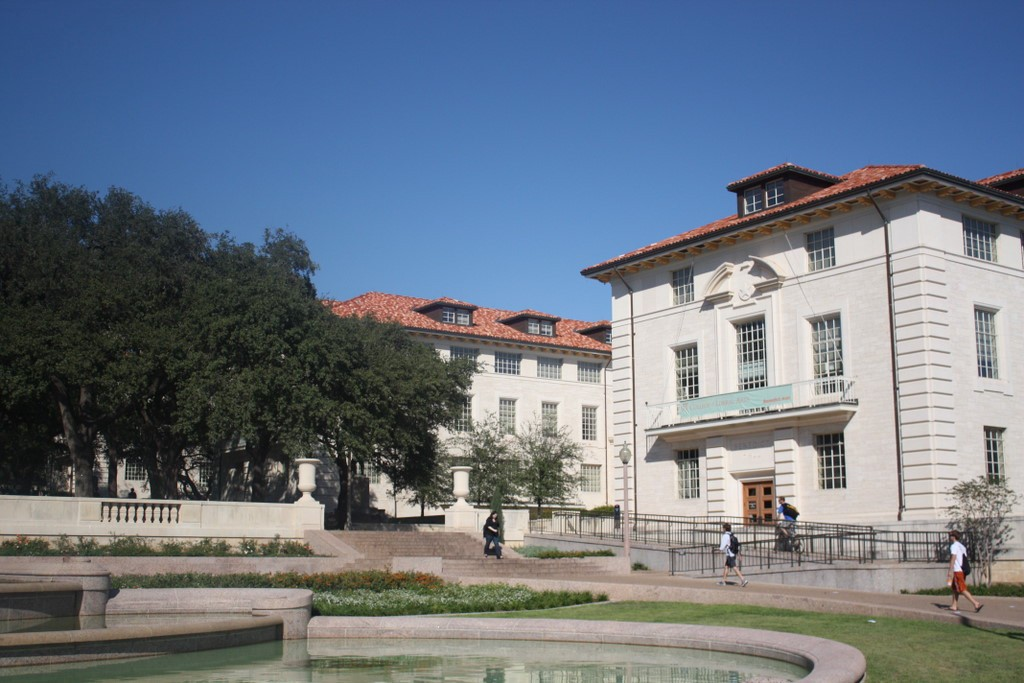
#> input picture foto1A.jpg, 1024 x 683 px; its folder holds 4 pictures in this run
$ jupyter execute --allow-errors 04-edge-feature-detection.ipynb   (shell and % lines are left out)   (older library calls are emulated)
#> lines starting #> are read from the running program, lines starting #| are printed output that depends on the picture; after the words box and inside, x2 and y2 are one past the last pixel; in counts of white or black regions, pixels touching at a corner belong together; long printed decimals are rounded
# Session 04: Edge Detection & Feature Detection

**CVI4IC — Summer Semester 2026**

Topics: Sobel gradients, Canny edge detection, Hough transform, Harris corners, SIFT keypoints, and feature matching.

[cell 1]

import cv2
import numpy as np
import matplotlib.pyplot as plt
from pathlib import Path
import os

[cell 2]

DATASET_ROOT = Path("fruits-360-100x100")
TRAIN_DIR = DATASET_ROOT / "Training"

#> (the rest of this cell did not finish here and is left out)

## 1. Gradient-Based Edge Detection

Edge detection starts with image derivatives. We use Sobel filters to estimate horizontal and vertical gradients.

#> (a cell that did not finish here is left out)

## 2. Canny Edge Detection

Canny combines Gaussian smoothing, gradient estimation, non-maximum suppression, and hysteresis thresholding.

#> (a cell that did not finish here is left out)

## 3. Hough Transform for Line Detection

The Hough transform maps edge pixels from image space into a parameter space and finds lines through voting. We use a Canny edge map as input and then detect line segments with `cv2.HoughLinesP`.

[cell 5]
img = cv2.imread("foto1A.jpg")
#> img is the input picture: shape (683, 1024, 3); mean B, G, R 132.3, 118.7, 107.9
if img is None:
    os.system('curl -L --fail --silent --show-error -o "foto1A.jpg" "https://www.ic.unicamp.br/~helio/imagens_registro/foto1A.jpg"')
    img = cv2.imread("foto1A.jpg")

gray = cv2.cvtColor(img, cv2.COLOR_BGR2GRAY)
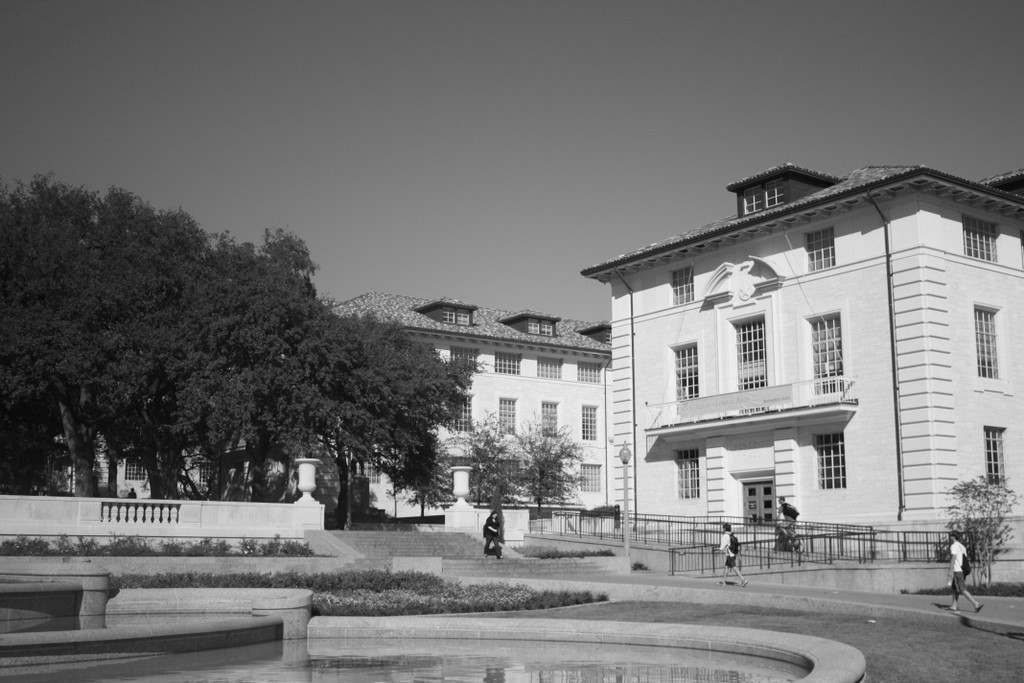
#> gray: shape (683, 1024); min 3, max 253, mean 117
edges = cv2.Canny(gray, 80, 180)
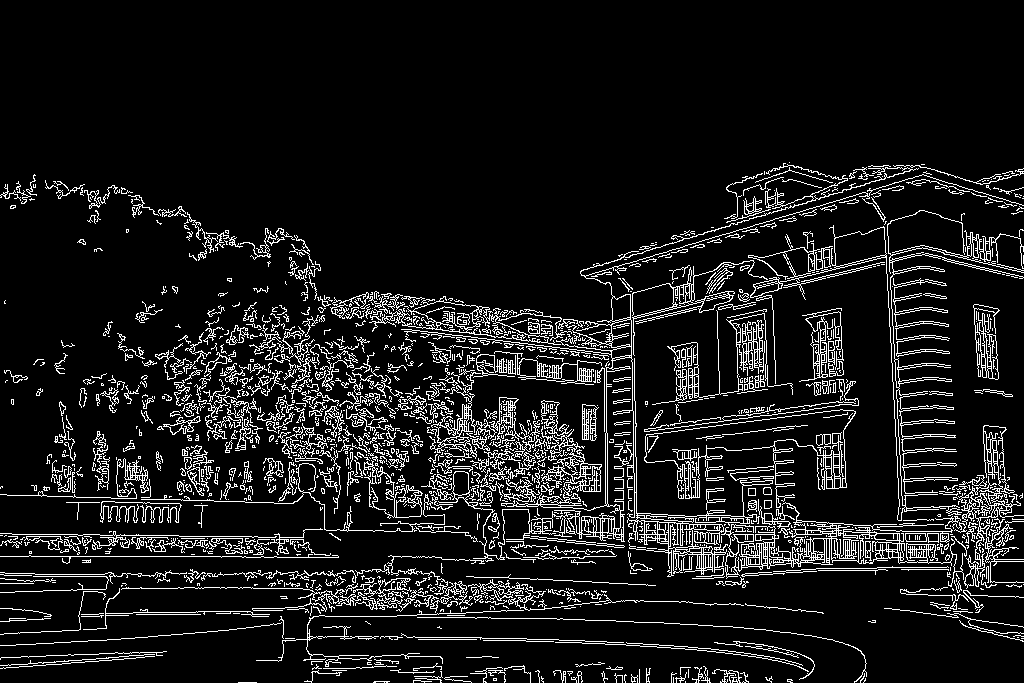
#> edges: shape (683, 1024); 9.8% white in thin lines or dots, all inside (x1, y1, x2, y2) = (0, 162, 1024, 683)

lines = cv2.HoughLinesP(
    edges,
    rho=1,
    theta=np.pi / 180,
    threshold=80,
    minLineLength=60,
    maxLineGap=10,
)
#> lines = 372 rows, first 6: [0, 556, 245, 556], [945, 527, 1006, 529], [824, 541, 1017, 561], [529, 530, 840, 525], [48, 546, 308, 542], [184, 575, 362, 572]

line_overlay = img.copy()
if lines is not None:
    for line in lines:
        x1, y1, x2, y2 = line[0]
        cv2.line(line_overlay, (x1, y1), (x2, y2), (0, 255, 0), 2)
#> this loop made 372 passes
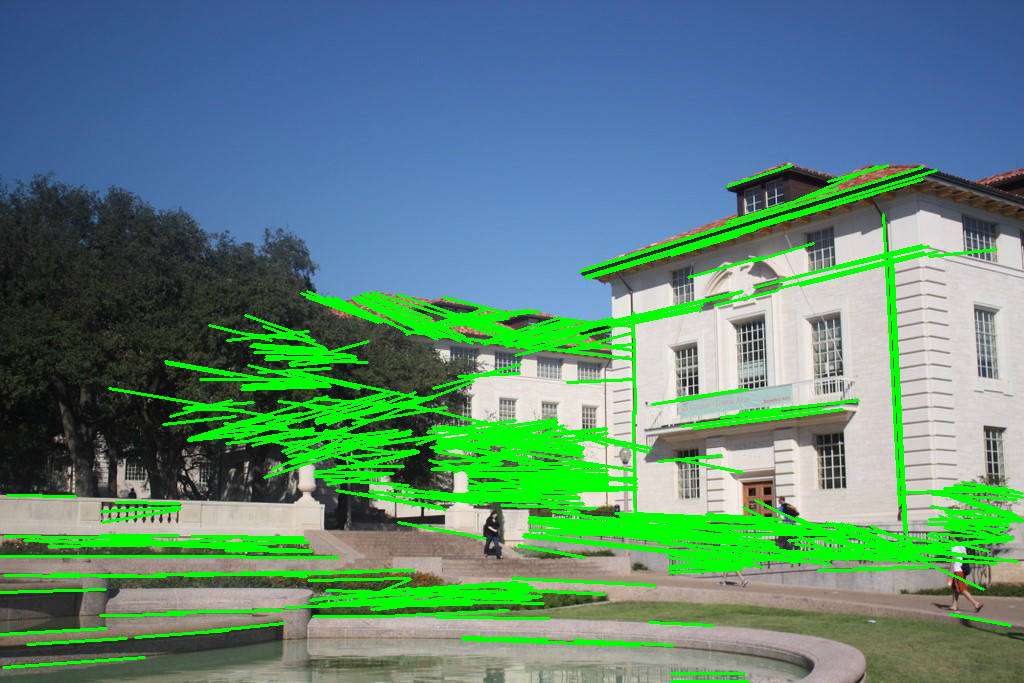
#> line_overlay: shape (683, 1024, 3); 11.84% of pixels changed, all inside (x1, y1, x2, y2) = (0, 164, 1024, 683)

fig, axes = plt.subplots(1, 3, figsize=(18, 5))
#> (the rest of this cell did not finish here and is left out)

## 4. Harris Corner Detection

Corners are points with strong intensity changes in two directions. Harris uses the local second-moment matrix to score corner-like structures.

#> (a cell that did not finish here is left out)

## 5. SIFT Keypoints and Descriptors

SIFT detects scale-invariant keypoints and computes 128-dimensional descriptors that can be matched across images.

#> (a cell that did not finish here is left out)

## 6. Feature Matching Between Two Views

We detect SIFT keypoints in two images, match descriptors with a brute-force matcher, and filter matches using Lowe's ratio test.

[cell 8]
# 6) Feature matching between two views

img_a = cv2.imread("foto1A.jpg")
img_b = cv2.imread("foto1B.jpg")
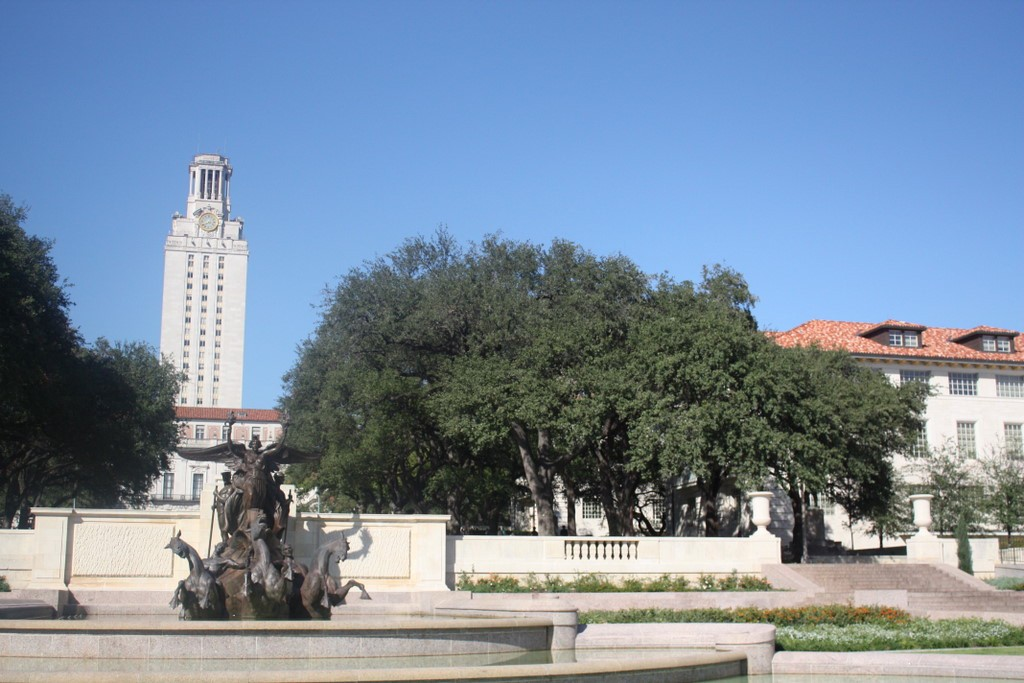
#> input picture foto1B.jpg, 1024 x 683 px
#> img_b is the input picture: shape (683, 1024, 3); mean B, G, R 159.3, 139.8, 122
gray_a = cv2.cvtColor(img_a, cv2.COLOR_BGR2GRAY)
gray_b = cv2.cvtColor(img_b, cv2.COLOR_BGR2GRAY)
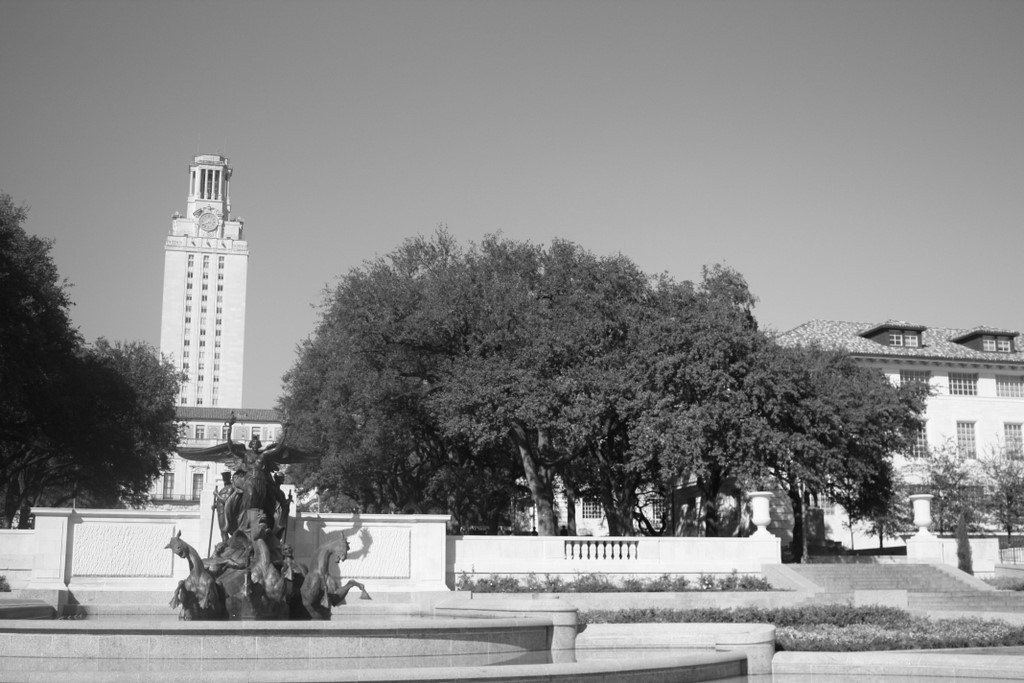
#> gray_b: shape (683, 1024); min 3, max 255, mean 136.7

sift = cv2.SIFT_create()
kps_a, des_a = sift.detectAndCompute(gray_a, None)
#> kps_a = 4239 keypoints; strongest (x, y, size): (958, 550, 9.6), (490, 528, 2), (440, 520, 6.8), (376, 451, 1.8)
kps_b, des_b = sift.detectAndCompute(gray_b, None)
#> kps_b = 5346 keypoints; strongest (x, y, size): (620, 556, 2.4), (612, 556, 2.2), (698, 499, 3.5), (772, 470, 2.8)

bf = cv2.BFMatcher(cv2.NORM_L2, crossCheck=False)
raw_matches = bf.knnMatch(des_a, des_b, k=2)
#> raw_matches = 4239 matches

ratio = 0.75
good_matches = [m for m, n in raw_matches if m.distance < ratio * n.distance]
#> good_matches = 1082 matches
good_matches = sorted(good_matches, key=lambda x: x.distance)

print(f"SIFT keypoints A: {len(kps_a)}")
#| SIFT keypoints A: 4239
print(f"SIFT keypoints B: {len(kps_b)}")
#| SIFT keypoints B: 5346
print(f"Good matches after ratio test: {len(good_matches)}")
#| Good matches after ratio test: 1082

match_vis = cv2.drawMatches(
    img_a,
    kps_a,
    img_b,
    kps_b,
    good_matches[:80],
    None,
    flags=cv2.DrawMatchesFlags_NOT_DRAW_SINGLE_POINTS,
)
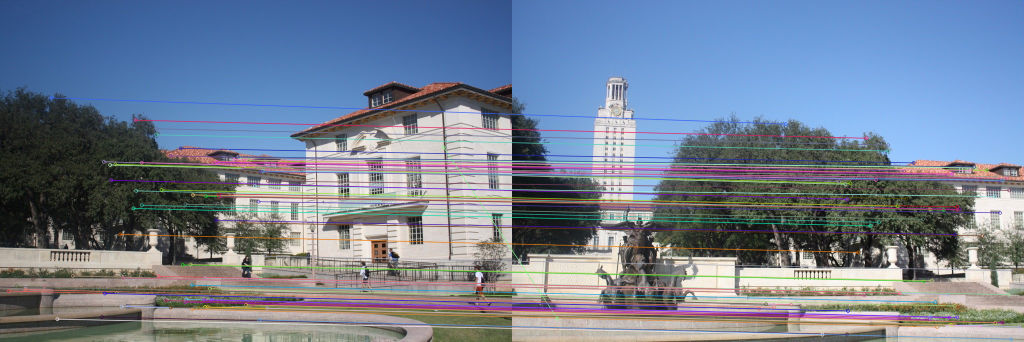
#> match_vis: shape (683, 2048, 3) (shown at 1/2 size); mean B, G, R 147.4, 128.4, 115.8

plt.figure(figsize=(18, 8))
plt.imshow(cv2.cvtColor(match_vis, cv2.COLOR_BGR2RGB))
plt.axis("off")
plt.title("SIFT + BFMatcher + Lowe ratio test")
plt.tight_layout()
plt.show()

[cell 9]
distances = np.array([m.distance for m in good_matches], dtype=np.float32)
#> distances = 1082 values from 28.48 to 269.7

plt.figure(figsize=(8, 4))
plt.hist(distances, bins=30)
plt.xlabel("SIFT match distance")
plt.ylabel("Count")
plt.title("Distribution of good SIFT match distances")
plt.tight_layout()
plt.show()
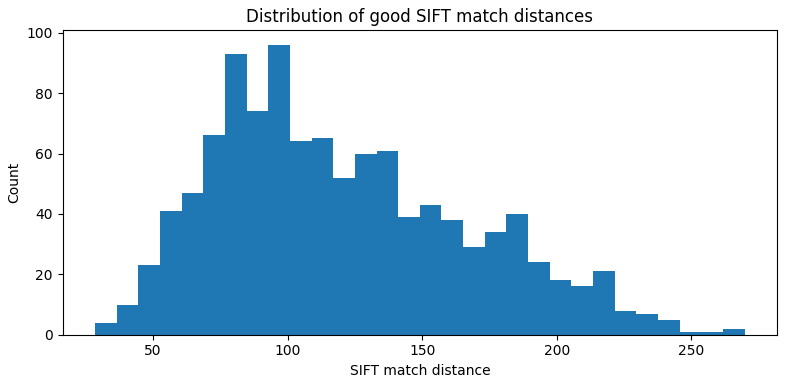
#> figure drawn by matplotlib, 1 panel; tallest bar 96 high, from x = 92.81 to 100.8

if len(distances) > 0:
    print("Distance stats -> min:", float(distances.min()), "median:", float(np.median(distances)), "max:", float(distances.max()))
#| Distance stats -> min: 28.478 median: 111.877 max: 269.713

## 7. Geometric Verification with RANSAC

Feature matches contain outliers. A robust homography estimation with RANSAC filters incorrect correspondences.

[cell 10]
if len(good_matches) >= 4:
    pts_a = np.float32([kps_a[m.queryIdx].pt for m in good_matches]).reshape(-1, 1, 2)
#> pts_a = 1082 rows, first 8: [464.8, 616.1], [254.9, 611.8], [424.2, 325], [422.8, 599.1], [478.9, 315.1], [88.26, 572.8], [409.8, 613.7], [370.5, 407.9]
    pts_b = np.float32([kps_b[m.trainIdx].pt for m in good_matches]).reshape(-1, 1, 2)
#> pts_b = 1082 rows, first 8: [936.6, 652.2], [718.3, 646.9], [870.5, 349.9], [889.9, 634.2], [928.1, 335.5], [557.6, 608.8], [877, 649.2], [821.3, 438]

    H, inlier_mask = cv2.findHomography(pts_a, pts_b, cv2.RANSAC, 3.0)
#> H = [[0.771, 0.0394, 446.3], [-0.134, 0.917, 75.01], [-0.000207, -2.82e-05, 1]]; inlier_mask = 1082 values, max 1 at index 0, min 0 at index 51, mean 0.953
    inliers = inlier_mask.ravel().astype(bool)

    print(f"Inliers: {inliers.sum()} / {len(inliers)}")
#| Inliers: 1031 / 1082

    inlier_matches = [m for m, keep in zip(good_matches, inliers) if keep]
#> inlier_matches = 1031 matches
    inlier_vis = cv2.drawMatches(
        img_a,
        kps_a,
        img_b,
        kps_b,
        inlier_matches[:80],
        None,
        flags=cv2.DrawMatchesFlags_NOT_DRAW_SINGLE_POINTS,
    )
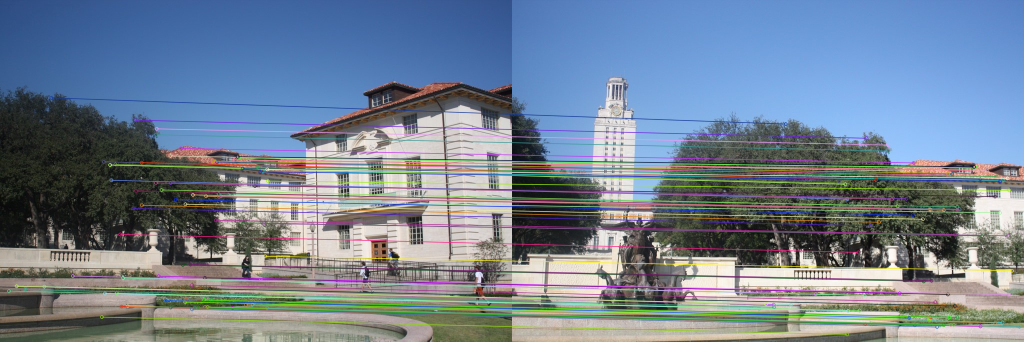
#> inlier_vis: shape (683, 2048, 3) (shown at 1/2 size); mean B, G, R 146.2, 129.4, 114.7

    plt.figure(figsize=(18, 8))
    plt.imshow(cv2.cvtColor(inlier_vis, cv2.COLOR_BGR2RGB))
    plt.axis("off")
    plt.title("RANSAC inlier matches")
    plt.tight_layout()
    plt.show()
else:
    print("Not enough matches for homography estimation.")
